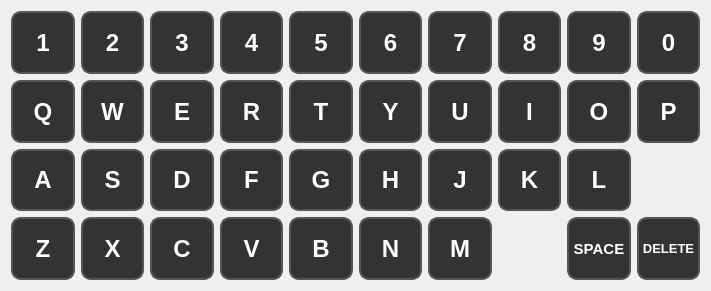
         <widget class="QWidget" name="gridLayoutWidget">
          <property name="geometry">
           <rect>
            <x>10</x>
            <y>80</y>
            <width>711</width>
            <height>291</height>
           </rect>
          </property>
          <layout class="QGridLayout" name="gridLayout">
           <item row="3" column="4">
            <widget class="QPushButton" name="bButton">
             <property name="sizePolicy">
              <sizepolicy hsizetype="Minimum" vsizetype="Minimum">
               <horstretch>0</horstretch>
               <verstretch>0</verstretch>
              </sizepolicy>
             </property>
             <property name="minimumSize">
              <size>
               <width>11</width>
               <height>0</height>
              </size>
             </property>
             <property name="styleSheet">
              <string notr="true">QPushButton {
    font: bold 18pt;
    background-color: #333;
    color: white;
    border-radius: 10px;
    border: 2px solid #555;
 }</string>
             </property>
             <property name="text">
              <string>B</string>
             </property>
            </widget>
           </item>
           <item row="2" column="8">
            <widget class="QPushButton" name="lButton">
             <property name="sizePolicy">
              <sizepolicy hsizetype="Minimum" vsizetype="Minimum">
               <horstretch>0</horstretch>
               <verstretch>0</verstretch>
              </sizepolicy>
             </property>
             <property name="minimumSize">
              <size>
               <width>11</width>
               <height>0</height>
              </size>
             </property>
             <property name="styleSheet">
              <string notr="true">QPushButton {
    font: bold 18pt;
    background-color: #333;
    color: white;
    border-radius: 10px;
    border: 2px solid #555;
 }</string>
             </property>
             <property name="text">
              <string>L</string>
             </property>
            </widget>
           </item>
           <item row="2" column="4">
            <widget class="QPushButton" name="gButton">
             <property name="sizePolicy">
              <sizepolicy hsizetype="Minimum" vsizetype="Minimum">
               <horstretch>0</horstretch>
               <verstretch>0</verstretch>
              </sizepolicy>
             </property>
             <property name="minimumSize">
              <size>
               <width>13</width>
               <height>0</height>
              </size>
             </property>
             <property name="styleSheet">
              <string notr="true">QPushButton {
    font: bold 18pt;
    background-color: #333;
    color: white;
    border-radius: 10px;
    border: 2px solid #555;
 }</string>
             </property>
             <property name="text">
              <string>G</string>
             </property>
            </widget>
           </item>
           <item row="2" column="0">
            <widget class="QPushButton" name="aButton">
             <property name="sizePolicy">
              <sizepolicy hsizetype="Minimum" vsizetype="Minimum">
               <horstretch>0</horstretch>
               <verstretch>0</verstretch>
              </sizepolicy>
             </property>
             <property name="minimumSize">
              <size>
               <width>11</width>
               <height>0</height>
              </size>
             </property>
             <property name="styleSheet">
              <string notr="true">QPushButton {
    font: bold 18pt;
    background-color: #333;
    color: white;
    border-radius: 10px;
    border: 2px solid #555;
 }</string>
             </property>
             <property name="text">
              <string>A</string>
             </property>
            </widget>
           </item>
           <item row="0" column="5">
            <widget class="QPushButton" name="sixButton">
             <property name="sizePolicy">
              <sizepolicy hsizetype="Minimum" vsizetype="Minimum">
               <horstretch>0</horstretch>
               <verstretch>0</verstretch>
              </sizepolicy>
             </property>
             <property name="minimumSize">
              <size>
               <width>11</width>
               <height>0</height>
              </size>
             </property>
             <property name="styleSheet">
              <string notr="true">QPushButton {
    font: bold 18pt;
    background-color: #333;
    color: white;
    border-radius: 10px;
    border: 2px solid #555;
 }</string>
             </property>
             <property name="text">
              <string>6</string>
             </property>
            </widget>
           </item>
           <item row="2" column="3">
            <widget class="QPushButton" name="fButton">
             <property name="sizePolicy">
              <sizepolicy hsizetype="Minimum" vsizetype="Minimum">
               <horstretch>0</horstretch>
               <verstretch>0</verstretch>
              </sizepolicy>
             </property>
             <property name="minimumSize">
              <size>
               <width>10</width>
               <height>0</height>
              </size>
             </property>
             <property name="styleSheet">
              <string notr="true">QPushButton {
    font: bold 18pt;
    background-color: #333;
    color: white;
    border-radius: 10px;
    border: 2px solid #555;
 }</string>
             </property>
             <property name="text">
              <string>F</string>
             </property>
            </widget>
           </item>
           <item row="0" column="1">
            <widget class="QPushButton" name="twoButton">
             <property name="sizePolicy">
              <sizepolicy hsizetype="Minimum" vsizetype="Minimum">
               <horstretch>0</horstretch>
               <verstretch>0</verstretch>
              </sizepolicy>
             </property>
             <property name="minimumSize">
              <size>
               <width>11</width>
               <height>0</height>
              </size>
             </property>
             <property name="styleSheet">
              <string notr="true">QPushButton {
    font: bold 18pt;
    background-color: #333;
    color: white;
    border-radius: 10px;
    border: 2px solid #555;
 }</string>
             </property>
             <property name="text">
              <string>2</string>
             </property>
            </widget>
           </item>
           <item row="3" column="2">
            <widget class="QPushButton" name="cButton">
             <property name="sizePolicy">
              <sizepolicy hsizetype="Minimum" vsizetype="Minimum">
               <horstretch>0</horstretch>
               <verstretch>0</verstretch>
              </sizepolicy>
             </property>
             <property name="minimumSize">
              <size>
               <width>12</width>
               <height>0</height>
              </size>
             </property>
             <property name="styleSheet">
              <string notr="true">QPushButton {
    font: bold 18pt;
    background-color: #333;
    color: white;
    border-radius: 10px;
    border: 2px solid #555;
 }</string>
             </property>
             <property name="text">
              <string>C</string>
             </property>
            </widget>
           </item>
           <item row="0" column="8">
            <widget class="QPushButton" name="nineButton">
             <property name="sizePolicy">
              <sizepolicy hsizetype="Minimum" vsizetype="Minimum">
               <horstretch>0</horstretch>
               <verstretch>0</verstretch>
              </sizepolicy>
             </property>
             <property name="minimumSize">
              <size>
               <width>11</width>
               <height>0</height>
              </size>
             </property>
             <property name="styleSheet">
              <string notr="true">QPushButton {
    font: bold 18pt;
    background-color: #333;
    color: white;
    border-radius: 10px;
    border: 2px solid #555;
 }</string>
             </property>
             <property name="text">
              <string>9</string>
             </property>
            </widget>
           </item>
           <item row="0" column="7">
            <widget class="QPushButton" name="eightButton">
             <property name="sizePolicy">
              <sizepolicy hsizetype="Minimum" vsizetype="Minimum">
               <horstretch>0</horstretch>
               <verstretch>0</verstretch>
              </sizepolicy>
             </property>
             <property name="minimumSize">
              <size>
               <width>11</width>
               <height>0</height>
              </size>
             </property>
             <property name="styleSheet">
              <string notr="true">QPushButton {
    font: bold 18pt;
    background-color: #333;
    color: white;
    border-radius: 10px;
    border: 2px solid #555;
 }</string>
             </property>
             <property name="text">
              <string>8</string>
             </property>
            </widget>
           </item>
           <item row="0" column="6">
            <widget class="QPushButton" name="sevenButton">
             <property name="sizePolicy">
              <sizepolicy hsizetype="Minimum" vsizetype="Minimum">
               <horstretch>0</horstretch>
               <verstretch>0</verstretch>
              </sizepolicy>
             </property>
             <property name="minimumSize">
              <size>
               <width>11</width>
               <height>0</height>
              </size>
             </property>
             <property name="styleSheet">
              <string notr="true">QPushButton {
    font: bold 18pt;
    background-color: #333;
    color: white;
    border-radius: 10px;
    border: 2px solid #555;
 }</string>
             </property>
             <property name="text">
              <string>7</string>
             </property>
            </widget>
           </item>
           <item row="2" column="7">
            <widget class="QPushButton" name="kButton">
             <property name="sizePolicy">
              <sizepolicy hsizetype="Minimum" vsizetype="Minimum">
               <horstretch>0</horstretch>
               <verstretch>0</verstretch>
              </sizepolicy>
             </property>
             <property name="minimumSize">
              <size>
               <width>11</width>
               <height>0</height>
              </size>
             </property>
             <property name="styleSheet">
              <string notr="true">QPushButton {
    font: bold 18pt;
    background-color: #333;
    color: white;
    border-radius: 10px;
    border: 2px solid #555;
 }</string>
             </property>
             <property name="text">
              <string>K</string>
             </property>
            </widget>
           </item>
           <item row="0" column="9">
            <widget class="QPushButton" name="zeroButton">
             <property name="sizePolicy">
              <sizepolicy hsizetype="Minimum" vsizetype="Minimum">
               <horstretch>0</horstretch>
               <verstretch>0</verstretch>
              </sizepolicy>
             </property>
             <property name="minimumSize">
              <size>
               <width>19</width>
               <height>0</height>
              </size>
             </property>
             <property name="styleSheet">
              <string notr="true">QPushButton {
    font: bold 18pt;
    background-color: #333;
    color: white;
    border-radius: 10px;
    border: 2px solid #555;
 }</string>
             </property>
             <property name="text">
              <string>0</string>
             </property>
            </widget>
           </item>
           <item row="0" column="0">
            <widget class="QPushButton" name="oneButton">
             <property name="sizePolicy">
              <sizepolicy hsizetype="Minimum" vsizetype="Minimum">
               <horstretch>0</horstretch>
               <verstretch>0</verstretch>
              </sizepolicy>
             </property>
             <property name="minimumSize">
              <size>
               <width>11</width>
               <height>0</height>
              </size>
             </property>
             <property name="styleSheet">
              <string notr="true">QPushButton {
    font: bold 18pt;
    background-color: #333;
    color: white;
    border-radius: 10px;
    border: 2px solid #555;
 }</string>
             </property>
             <property name="text">
              <string>1</string>
             </property>
            </widget>
           </item>
           <item row="0" column="2">
            <widget class="QPushButton" name="threeButton">
             <property name="sizePolicy">
              <sizepolicy hsizetype="Minimum" vsizetype="Minimum">
               <horstretch>0</horstretch>
               <verstretch>0</verstretch>
              </sizepolicy>
             </property>
             <property name="minimumSize">
              <size>
               <width>11</width>
               <height>0</height>
              </size>
             </property>
             <property name="styleSheet">
              <string notr="true">QPushButton {
    font: bold 18pt;
    background-color: #333;
    color: white;
    border-radius: 10px;
    border: 2px solid #555;
 }</string>
             </property>
             <property name="text">
              <string>3</string>
             </property>
            </widget>
           </item>
           <item row="3" column="1">
            <widget class="QPushButton" name="xButton">
             <property name="sizePolicy">
              <sizepolicy hsizetype="Minimum" vsizetype="Minimum">
               <horstretch>0</horstretch>
               <verstretch>0</verstretch>
              </sizepolicy>
             </property>
             <property name="minimumSize">
              <size>
               <width>11</width>
               <height>0</height>
              </size>
             </property>
             <property name="styleSheet">
              <string notr="true">QPushButton {
    font: bold 18pt;
    background-color: #333;
    color: white;
    border-radius: 10px;
    border: 2px solid #555;
 }</string>
             </property>
             <property name="text">
              <string>X</string>
             </property>
            </widget>
           </item>
           <item row="3" column="5">
            <widget class="QPushButton" name="nButton">
             <property name="sizePolicy">
              <sizepolicy hsizetype="Minimum" vsizetype="Minimum">
               <horstretch>0</horstretch>
               <verstretch>0</verstretch>
              </sizepolicy>
             </property>
             <property name="minimumSize">
              <size>
               <width>12</width>
               <height>0</height>
              </size>
             </property>
             <property name="styleSheet">
              <string notr="true">QPushButton {
    font: bold 18pt;
    background-color: #333;
    color: white;
    border-radius: 10px;
    border: 2px solid #555;
 }</string>
             </property>
             <property name="text">
              <string>N</string>
             </property>
            </widget>
           </item>
           <item row="0" column="4">
            <widget class="QPushButton" name="fiveButton">
             <property name="sizePolicy">
              <sizepolicy hsizetype="Minimum" vsizetype="Minimum">
               <horstretch>0</horstretch>
               <verstretch>0</verstretch>
              </sizepolicy>
             </property>
             <property name="minimumSize">
              <size>
               <width>11</width>
               <height>0</height>
              </size>
             </property>
             <property name="styleSheet">
              <string notr="true">QPushButton {
    font: bold 18pt;
    background-color: #333;
    color: white;
    border-radius: 10px;
    border: 2px solid #555;
 }</string>
             </property>
             <property name="text">
              <string>5</string>
             </property>
            </widget>
           </item>
           <item row="3" column="0">
            <widget class="QPushButton" name="zButton">
             <property name="sizePolicy">
              <sizepolicy hsizetype="Minimum" vsizetype="Minimum">
               <horstretch>0</horstretch>
               <verstretch>0</verstretch>
              </sizepolicy>
             </property>
             <property name="minimumSize">
              <size>
               <width>13</width>
               <height>0</height>
              </size>
             </property>
             <property name="maximumSize">
              <size>
               <width>709</width>
               <height>16777215</height>
              </size>
             </property>
             <property name="styleSheet">
              <string notr="true">QPushButton {
    font: bold 18pt;
    background-color: #333;
    color: white;
    border-radius: 10px;
    border: 2px solid #555;
 }</string>
             </property>
             <property name="text">
              <string>Z</string>
             </property>
            </widget>
           </item>
           <item row="3" column="6">
            <widget class="QPushButton" name="mButton">
             <property name="sizePolicy">
              <sizepolicy hsizetype="Minimum" vsizetype="Minimum">
               <horstretch>0</horstretch>
               <verstretch>0</verstretch>
              </sizepolicy>
             </property>
             <property name="minimumSize">
              <size>
               <width>14</width>
               <height>0</height>
              </size>
             </property>
             <property name="maximumSize">
              <size>
               <width>709</width>
               <height>16777215</height>
              </size>
             </property>
             <property name="styleSheet">
              <string notr="true">QPushButton {
    font: bold 18pt;
    background-color: #333;
    color: white;
    border-radius: 10px;
    border: 2px solid #555;
 }</string>
             </property>
             <property name="text">
              <string>M</string>
             </property>
            </widget>
           </item>
           <item row="2" column="6">
            <widget class="QPushButton" name="jButton">
             <property name="sizePolicy">
              <sizepolicy hsizetype="Minimum" vsizetype="Minimum">
               <horstretch>0</horstretch>
               <verstretch>0</verstretch>
              </sizepolicy>
             </property>
             <property name="minimumSize">
              <size>
               <width>10</width>
               <height>0</height>
              </size>
             </property>
             <property name="styleSheet">
              <string notr="true">QPushButton {
    font: bold 18pt;
    background-color: #333;
    color: white;
    border-radius: 10px;
    border: 2px solid #555;
 }</string>
             </property>
             <property name="text">
              <string>J</string>
             </property>
            </widget>
           </item>
           <item row="0" column="3">
            <widget class="QPushButton" name="fourButton">
             <property name="sizePolicy">
              <sizepolicy hsizetype="Minimum" vsizetype="Minimum">
               <horstretch>0</horstretch>
               <verstretch>0</verstretch>
              </sizepolicy>
             </property>
             <property name="minimumSize">
              <size>
               <width>11</width>
               <height>0</height>
              </size>
             </property>
             <property name="styleSheet">
              <string notr="true">QPushButton {
    font: bold 18pt;
    background-color: #333;
    color: white;
    border-radius: 10px;
    border: 2px solid #555;
 }</string>
             </property>
             <property name="text">
              <string>4</string>
             </property>
            </widget>
           </item>
           <item row="3" column="3">
            <widget class="QPushButton" name="vButton">
             <property name="sizePolicy">
              <sizepolicy hsizetype="Minimum" vsizetype="Minimum">
               <horstretch>0</horstretch>
               <verstretch>0</verstretch>
              </sizepolicy>
             </property>
             <property name="minimumSize">
              <size>
               <width>11</width>
               <height>0</height>
              </size>
             </property>
             <property name="styleSheet">
              <string notr="true">QPushButton {
    font: bold 18pt;
    background-color: #333;
    color: white;
    border-radius: 10px;
    border: 2px solid #555;
 }</string>
             </property>
             <property name="text">
              <string>V</string>
             </property>
            </widget>
           </item>
           <item row="2" column="5">
            <widget class="QPushButton" name="hButton">
             <property name="sizePolicy">
              <sizepolicy hsizetype="Minimum" vsizetype="Minimum">
               <horstretch>0</horstretch>
               <verstretch>0</verstretch>
              </sizepolicy>
             </property>
             <property name="minimumSize">
              <size>
               <width>12</width>
               <height>0</height>
              </size>
             </property>
             <property name="styleSheet">
              <string notr="true">QPushButton {
    font: bold 18pt;
    background-color: #333;
    color: white;
    border-radius: 10px;
    border: 2px solid #555;
 }</string>
             </property>
             <property name="text">
              <string>H</string>
             </property>
            </widget>
           </item>
           <item row="2" column="1">
            <widget class="QPushButton" name="sButton">
             <property name="sizePolicy">
              <sizepolicy hsizetype="Minimum" vsizetype="Minimum">
               <horstretch>0</horstretch>
               <verstretch>0</verstretch>
              </sizepolicy>
             </property>
             <property name="minimumSize">
              <size>
               <width>11</width>
               <height>0</height>
              </size>
             </property>
             <property name="styleSheet">
              <string notr="true">QPushButton {
    font: bold 18pt;
    background-color: #333;
    color: white;
    border-radius: 10px;
    border: 2px solid #555;
 }</string>
             </property>
             <property name="text">
              <string>S</string>
             </property>
            </widget>
           </item>
           <item row="2" column="2">
            <widget class="QPushButton" name="dButton">
             <property name="sizePolicy">
              <sizepolicy hsizetype="Minimum" vsizetype="Minimum">
               <horstretch>0</horstretch>
               <verstretch>0</verstretch>
              </sizepolicy>
             </property>
             <property name="minimumSize">
              <size>
               <width>12</width>
               <height>0</height>
              </size>
             </property>
             <property name="styleSheet">
              <string notr="true">QPushButton {
    font: bold 18pt;
    background-color: #333;
    color: white;
    border-radius: 10px;
    border: 2px solid #555;
 }</string>
             </property>
             <property name="text">
              <string>D</string>
             </property>
            </widget>
           </item>
           <item row="1" column="0">
            <widget class="QPushButton" name="qButton">
             <property name="sizePolicy">
              <sizepolicy hsizetype="Minimum" vsizetype="Minimum">
               <horstretch>0</horstretch>
               <verstretch>0</verstretch>
              </sizepolicy>
             </property>
             <property name="minimumSize">
              <size>
               <width>13</width>
               <height>0</height>
              </size>
             </property>
             <property name="styleSheet">
              <string notr="true">QPushButton {
    font: bold 18pt;
    background-color: #333;
    color: white;
    border-radius: 10px;
    border: 2px solid #555;
 }</string>
             </property>
             <property name="text">
              <string>Q</string>
             </property>
            </widget>
           </item>
           <item row="1" column="1">
            <widget class="QPushButton" name="wButton">
             <property name="sizePolicy">
              <sizepolicy hsizetype="Minimum" vsizetype="Minimum">
               <horstretch>0</horstretch>
               <verstretch>0</verstretch>
              </sizepolicy>
             </property>
             <property name="minimumSize">
              <size>
               <width>15</width>
               <height>0</height>
              </size>
             </property>
             <property name="styleSheet">
              <string notr="true">QPushButton {
    font: bold 18pt;
    background-color: #333;
    color: white;
    border-radius: 10px;
    border: 2px solid #555;
 }</string>
             </property>
             <property name="text">
              <string>W</string>
             </property>
            </widget>
           </item>
           <item row="1" column="2">
            <widget class="QPushButton" name="eButton">
             <property name="sizePolicy">
              <sizepolicy hsizetype="Minimum" vsizetype="Minimum">
               <horstretch>0</horstretch>
               <verstretch>0</verstretch>
              </sizepolicy>
             </property>
             <property name="minimumSize">
              <size>
               <width>11</width>
               <height>0</height>
              </size>
             </property>
             <property name="styleSheet">
              <string notr="true">QPushButton {
    font: bold 18pt;
    background-color: #333;
    color: white;
    border-radius: 10px;
    border: 2px solid #555;
 }</string>
             </property>
             <property name="text">
              <string>E</string>
             </property>
            </widget>
           </item>
           <item row="1" column="3">
            <widget class="QPushButton" name="rButton">
             <property name="sizePolicy">
              <sizepolicy hsizetype="Minimum" vsizetype="Minimum">
               <horstretch>0</horstretch>
               <verstretch>0</verstretch>
              </sizepolicy>
             </property>
             <property name="minimumSize">
              <size>
               <width>12</width>
               <height>0</height>
              </size>
             </property>
             <property name="styleSheet">
              <string notr="true">QPushButton {
    font: bold 18pt;
    background-color: #333;
    color: white;
    border-radius: 10px;
    border: 2px solid #555;
 }</string>
             </property>
             <property name="text">
              <string>R</string>
             </property>
            </widget>
           </item>
           <item row="1" column="4">
            <widget class="QPushButton" name="tButton">
             <property name="sizePolicy">
              <sizepolicy hsizetype="Minimum" vsizetype="Minimum">
               <horstretch>0</horstretch>
               <verstretch>0</verstretch>
              </sizepolicy>
             </property>
             <property name="minimumSize">
              <size>
               <width>10</width>
               <height>0</height>
              </size>
             </property>
             <property name="styleSheet">
              <string notr="true">QPushButton {
    font: bold 18pt;
    background-color: #333;
    color: white;
    border-radius: 10px;
    border: 2px solid #555;
 }</string>
             </property>
             <property name="text">
              <string>T</string>
             </property>
            </widget>
           </item>
           <item row="1" column="5">
            <widget class="QPushButton" name="yButton">
             <property name="sizePolicy">
              <sizepolicy hsizetype="Minimum" vsizetype="Minimum">
               <horstretch>0</horstretch>
               <verstretch>0</verstretch>
              </sizepolicy>
             </property>
             <property name="minimumSize">
              <size>
               <width>10</width>
               <height>0</height>
              </size>
             </property>
             <property name="styleSheet">
              <string notr="true">QPushButton {
    font: bold 18pt;
    background-color: #333;
    color: white;
    border-radius: 10px;
    border: 2px solid #555;
 }</string>
             </property>
             <property name="text">
              <string>Y</string>
             </property>
            </widget>
           </item>
           <item row="1" column="6">
            <widget class="QPushButton" name="uButton">
             <property name="sizePolicy">
              <sizepolicy hsizetype="Minimum" vsizetype="Minimum">
               <horstretch>0</horstretch>
               <verstretch>0</verstretch>
              </sizepolicy>
             </property>
             <property name="minimumSize">
              <size>
               <width>12</width>
               <height>0</height>
              </size>
             </property>
             <property name="styleSheet">
              <string notr="true">QPushButton {
    font: bold 18pt;
    background-color: #333;
    color: white;
    border-radius: 10px;
    border: 2px solid #555;
 }</string>
             </property>
             <property name="text">
              <string>U</string>
             </property>
            </widget>
           </item>
           <item row="1" column="7">
            <widget class="QPushButton" name="iButton">
             <property name="sizePolicy">
              <sizepolicy hsizetype="Minimum" vsizetype="Minimum">
               <horstretch>0</horstretch>
               <verstretch>0</verstretch>
              </sizepolicy>
             </property>
             <property name="minimumSize">
              <size>
               <width>10</width>
               <height>0</height>
              </size>
             </property>
             <property name="styleSheet">
              <string notr="true">QPushButton {
    font: bold 18pt;
    background-color: #333;
    color: white;
    border-radius: 10px;
    border: 2px solid #555;
 }</string>
             </property>
             <property name="text">
              <string>I</string>
             </property>
            </widget>
           </item>
           <item row="1" column="8">
            <widget class="QPushButton" name="oButton">
             <property name="sizePolicy">
              <sizepolicy hsizetype="Minimum" vsizetype="Minimum">
               <horstretch>0</horstretch>
               <verstretch>0</verstretch>
              </sizepolicy>
             </property>
             <property name="minimumSize">
              <size>
               <width>13</width>
               <height>0</height>
              </size>
             </property>
             <property name="styleSheet">
              <string notr="true">QPushButton {
    font: bold 18pt;
    background-color: #333;
    color: white;
    border-radius: 10px;
    border: 2px solid #555;
 }</string>
             </property>
             <property name="text">
              <string>O</string>
             </property>
            </widget>
           </item>
           <item row="1" column="9">
            <widget class="QPushButton" name="pButton">
             <property name="sizePolicy">
              <sizepolicy hsizetype="Minimum" vsizetype="Minimum">
               <horstretch>0</horstretch>
               <verstretch>0</verstretch>
              </sizepolicy>
             </property>
             <property name="minimumSize">
              <size>
               <width>10</width>
               <height>0</height>
              </size>
             </property>
             <property name="styleSheet">
              <string notr="true">QPushButton {
    font: bold 18pt;
    background-color: #333;
    color: white;
    border-radius: 10px;
    border: 2px solid #555;
 }</string>
             </property>
             <property name="text">
              <string>P</string>
             </property>
            </widget>
           </item>
           <item row="3" column="9">
            <widget class="QPushButton" name="deleteButton">
             <property name="sizePolicy">
              <sizepolicy hsizetype="Minimum" vsizetype="Minimum">
               <horstretch>0</horstretch>
               <verstretch>0</verstretch>
              </sizepolicy>
             </property>
             <property name="minimumSize">
              <size>
               <width>52</width>
               <height>0</height>
              </size>
             </property>
             <property name="maximumSize">
              <size>
               <width>709</width>
               <height>16777215</height>
              </size>
             </property>
             <property name="styleSheet">
              <string notr="true">QPushButton {
    font: bold 10pt;
    background-color: #333;
    color: white;
    border-radius: 10px;
    border: 2px solid #555;
 }</string>
             </property>
             <property name="text">
              <string>DELETE</string>
             </property>
            </widget>
           </item>
           <item row="3" column="8">
            <widget class="QPushButton" name="spaceButton">
             <property name="sizePolicy">
              <sizepolicy hsizetype="Minimum" vsizetype="Minimum">
               <horstretch>0</horstretch>
               <verstretch>0</verstretch>
              </sizepolicy>
             </property>
             <property name="minimumSize">
              <size>
               <width>44</width>
               <height>0</height>
              </size>
             </property>
             <property name="maximumSize">
              <size>
               <width>709</width>
               <height>16777215</height>
              </size>
             </property>
             <property name="styleSheet">
              <string notr="true">QPushButton {
    font: bold 11pt;
    background-color: #333;
    color: white;
    border-radius: 10px;
    border: 2px solid #555;
 }</string>
             </property>
             <property name="text">
              <string>SPACE</string>
             </property>
            </widget>
           </item>
          </layout>
         </widget>
